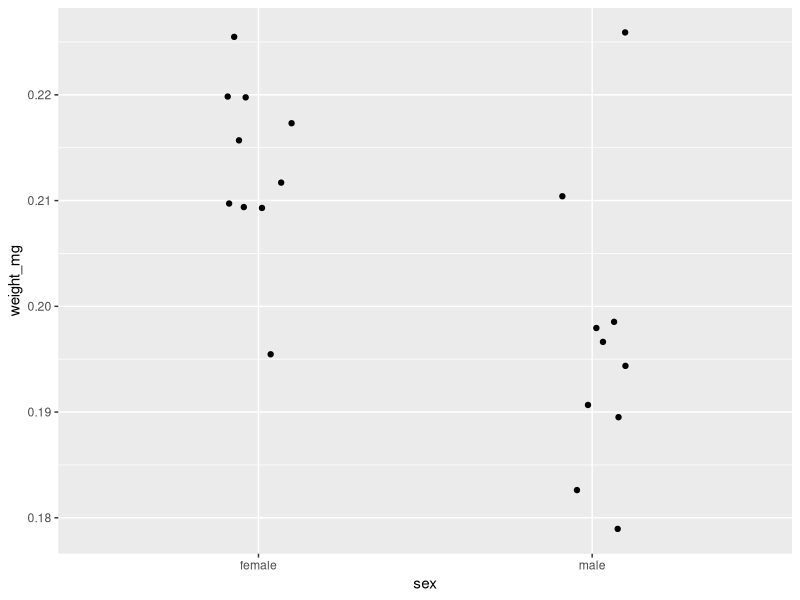
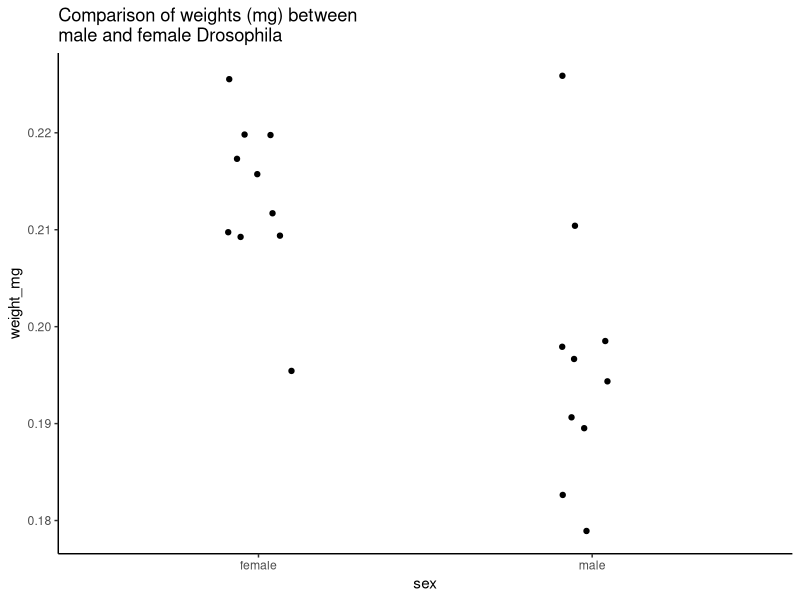
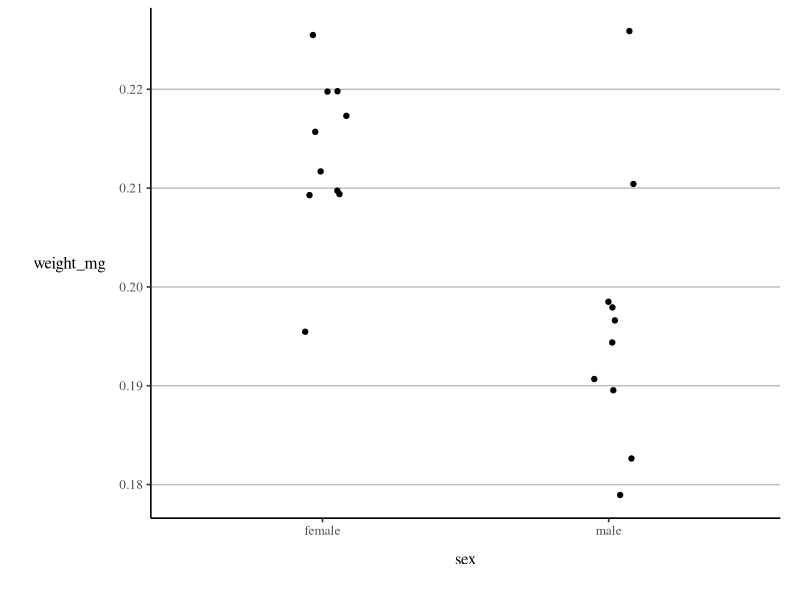

These charts were generated, in order, by the following R code:
## ---- chunk 1

## ---- chunk 2
library(tidyverse)
library(patchwork)
library(here)
## ---- chunk 3
add_one <- function(input_data) {
  return(input_data + 1)
}
## ---- chunk 4
add_one(10)

## ---- chunk 5
number_series <- c(1,5,10)
## ---- chunk 6
say_hello <- function(){
  paste("Hello World") 
}

say_hello()

## ---- chunk 7

say_morning <- function(x){
  paste("Good morning", x)
}

#  what about this one?
say_morning("Phil")

## ---- chunk 8
say_morning_default <- function(name = "you"){
  paste("Good morning", name)
}

say_morning_default()
## ---- chunk 9

report_p <- function(p, digits = 3) {
      roundp <- round(p, digits)
    reported <-  paste("p =", roundp)
    
    return(reported)
}

## ---- chunk 10
# Make some fake data into a tibble

vial <- (c((1:10),(1:10)))
sex <- (c(rep("male",10),rep("female", 10)))
weight_mg <- c(rnorm(10, mean=0.2, sd=0.02), rnorm(10, mean=0.21, sd=0.01))

dros_weight <- tibble(vial, sex, weight_mg)

## ---- chunk 11
plot <- dros_weight %>% 
  ggplot(aes(x=sex,
         y=weight_mg))+
  geom_jitter(width = 0.1)

plot

## ---- chunk 12

plot+
  ggtitle("Comparison of weights (mg) between \nmale and female Drosophila")+
  theme_classic()

## ---- chunk 13

# custom theme sets defaults for font and size, but these can be changed without changing the function
theme_custom <- function(base_size=12, base_family="serif"){
  theme_classic(base_size = base_size, 
                base_family = base_family,
                )  %+replace%
# update theme minimal 
theme(
  # specify default settings for plot titles - use rel to set titles relative to base size
  plot.title=element_text(size=rel(1.5),
      face="bold",
      family=base_family),
  #specify defaults for axis titles
  axis.title=element_text(
    size=rel(1),
    family=base_family),
  # specify position for y axis title
  axis.title.y=element_text(margin = margin(r = 10, l= 10)),
  # specify position for x axis title
  axis.title.x = element_text(margin = margin( t = 10, b = 10)),
  # set major y grid lines
  panel.grid.major.y = element_line(colour="gray", size=0.5),
  # add axis lines
  axis.line=element_line(),
   # Adding a 0.5cm margin around the plot
  plot.margin = unit(c(0.2, 0.5, 0.5, 0.5), units = , "cm"),    
   # Setting the font for the legend text
  legend.text = element_text(face = "italic"),   
    # Removing the legend title
          legend.title = element_blank(),    
   # Setting the position for the legend - 0 is left/bottom, 1 is top/right
          legend.position = c(0.9, 0.8)             
)
  
}
      

## ---- chunk 14
plot+
theme_custom()

